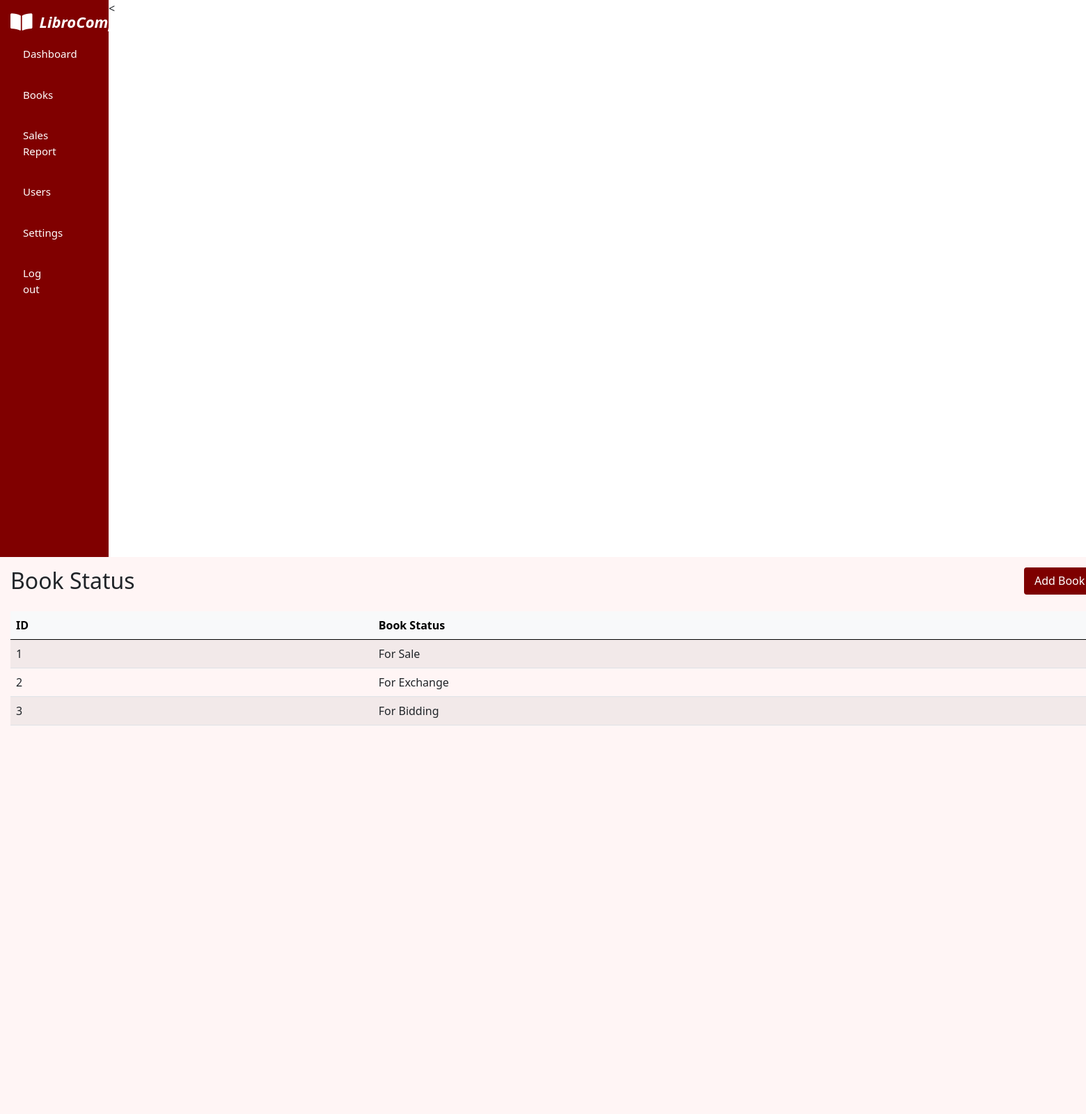
The page /libro_compartir/book_status.php on the database its author committed.
### tables this page shows
CREATE TABLE `tblbook_status` (
  `status_id` int(11) NOT NULL,
  `book_status` varchar(50) NOT NULL
);

### libro_compartir/book_status.php (the view, shortened to what this page needs)
<!DOCTYPE html>
<html lang="en">
  <head>
    <link href="https://cdn.jsdelivr.net/npm/bootstrap@5.0.2/dist/css/bootstrap.min.css" rel="stylesheet">
  <link rel="stylesheet" href="dashboard.css" />
    <link
      rel="stylesheet"
      href="https://cdnjs.cloudflare.com/ajax/libs/font-awesome/5.15.4/css/all.min.css"
    />
  </head>
  <body>
    <main>
      <div class="sidebar">
         <div class="brand-logo">
<i class="fas fa-book-open"></i>
  <span>LibroCompartir</span>
</div>
        <button class="accordion" onclick="window.location.href='dashboard.php'">
          Dashboard
        </button>
        <button class="accordion">Books</button>
        <button class="accordion" onclick="window.location.href='sales_report.php'">
          Sales Report</button>
        <button class="accordion">Users</button>
        <button class="accordion">Settings</button>
        <button class="accordion" onclick="window.location.href='login.php'">
          Log out
        </button>
      </div>
      <div class="content">
    <h2 class="mb-4 d-flex justify-content-between">
       Book Status&nbsp;&nbsp;&nbsp;&nbsp;&nbsp;&nbsp;&nbsp;&nbsp;&nbsp;&nbsp;&nbsp;&nbsp;&nbsp;&nbsp;&nbsp;&nbsp;&nbsp;&nbsp;&nbsp;&nbsp;&nbsp;&nbsp;&nbsp;&nbsp;&nbsp;
       &nbsp;&nbsp;&nbsp;&nbsp;&nbsp;&nbsp;&nbsp;&nbsp;&nbsp;&nbsp;&nbsp;&nbsp;&nbsp;&nbsp;&nbsp;&nbsp;&nbsp;&nbsp;&nbsp;&nbsp;&nbsp;&nbsp;&nbsp;&nbsp;&nbsp;&nbsp;&nbsp;&nbsp;&nbsp;&nbsp;
       &nbsp;&nbsp;&nbsp;&nbsp;&nbsp;&nbsp;&nbsp;&nbsp;&nbsp;&nbsp;&nbsp;&nbsp;&nbsp;&nbsp;&nbsp;&nbsp;&nbsp;&nbsp;&nbsp;&nbsp;&nbsp;&nbsp;&nbsp;&nbsp;&nbsp;&nbsp;&nbsp;
       <button class="btn-action"><a href="add_book_status.php" style="color: white; text-decoration: none;">Add Book Status</a></button>
    </h2>
    <div class="table-responsive">
        <table id="booksTable" class="table table-striped table-hover">
            <thead class="table-light">
                <tr>
                    <th>ID</th>
                   <th>Book Status</th>
                </tr>
            </thead>
            <tbody>
                <?php
                include('config.php');
                $sql = "SELECT status_id, book_status
                        FROM tblbook_status";
                $result = $conn->query($sql);
                if ($result->num_rows > 0) {
                    while ($row = $result->fetch_assoc()) {
                        echo "<tr>";
                        echo "<td>" . $row["status_id"] . "</td>";
                        echo "<td>" . $row["book_status"] . "</td>";
                        echo "</tr>";
                    }
                } else {
                    echo "<tr><td colspan='7' class='text-center'>No category found</td></tr>";
                }
                ?>
            </tbody>
        </table>
    </div>
</div>
  <
</html>

### libro_compartir/dashboard.css (style rules this page uses)
* { box-sizing: border-box; padding: 0; margin: 0; }
.sidebar { float: left; width: 10%; background-color: #800000; padding: 15px; height: 100vh; overflow-y: auto; color: white; }
.content { float: left; width: 150%; padding: 15px; height: 100vh; overflow-y: auto; background-color: #fff5f5; }
.accordion { background-color: #800000; color: white; cursor: pointer; padding: 18px; width: 50%; border: none; text-align: left; outline: none; font-size: 15px; transition: 0.4s; }

### libro_compartir/book_status.php (style rules this page uses)
.btn-action { background-color: rgb(126, 0, 0); color: white; border: none; padding: 10px 15px; border-radius: 4px; cursor: pointer; font-size: 16px; margin-left: 15px; }
.brand-logo { display: flex; align-items: center; gap: 10px; color: white; font-size: 22px; font-weight: bold; font-style: italic; }
.brand-logo i { font-size: 28px; }

### rows shown on the page
tblbook_status: status_id "1", book_status "For Sale"
tblbook_status: status_id "2", book_status "For Exchange"
tblbook_status: status_id "3", book_status "For Bidding"
